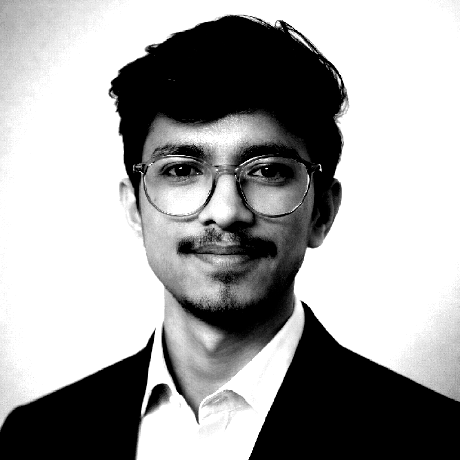
#> input picture source-prepped.png, 460 x 460 px, found by its file name
$ python make_ascii_svg.py
#> lines starting #> are read from the running program, lines starting #| are printed output that depends on the picture
import os
import sys
import html
from PIL import Image

RAMP = " .`:-=+*cs#%@"  # Bright (index 0 = space) -> Dark (dense glyphs)

def image_to_ascii_grid(image_path="source-prepped.png", cols=100, aspect_ratio=0.5):
#> called with image_path = 'source-prepped.png', cols = 96, aspect_ratio = 0.48
    if not os.path.exists(image_path):
        if os.path.exists("source-photo.jpg"):
            image_path = "source-photo.jpg"
        else:
            raise FileNotFoundError(f"Neither 'source-prepped.png' nor 'source-photo.jpg' was found.")

    img = Image.open(image_path).convert("L")
#> img is the input picture: PIL image 460x460 L; min 0, max 255, mean 162.2
    img_w, img_h = img.size
#> img_w = 460; img_h = 460
    rows = int((img_h / img_w) * cols * aspect_ratio)
#> rows = 46

    img_resized = img.resize((cols, rows), Image.Resampling.LANCZOS)
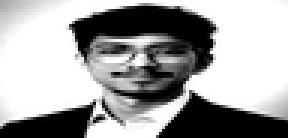
#> img_resized: PIL image 96x46 L (shown 3 times larger); min 0, max 255, mean 162.2

    grid = []
    ramp_len = len(RAMP)

    for r in range(rows):
        row_chars = []
        for c in range(cols):
            val = img_resized.getpixel((c, r))
            idx = int((255 - val) / 255.0 * (ramp_len - 1))
            idx = max(0, min(ramp_len - 1, idx))
            char = RAMP[idx]
            row_chars.append(char)
        grid.append("".join(row_chars))
#> after the loop, grid = 46 items

    return grid

def generate_ascii_svg(grid, output_svg="avi-ascii.svg"):
    cols = len(grid[0])
    rows = len(grid)

    # SVG canvas sizing
    font_size = 7
    char_width = 3.6
    line_height = 8.5

    padding_x = 12
    padding_y = 35

    svg_width = 370
    svg_height = 490

    # Typing animation durations
    total_duration = 3.5  # seconds for entire portrait print
    row_duration = total_duration / rows

    svg_lines = []
    svg_lines.append(f'<svg xmlns="http://www.w3.org/2000/svg" viewBox="0 0 {svg_width} {svg_height}" width="{svg_width}" height="{svg_height}">')

    # CSS Styles & SMIL Clip definitions
    svg_lines.append('<defs>')
    svg_lines.append('  <style>')
    svg_lines.append('    .bg { fill: #0d1117; rx: 8px; ry: 8px; stroke: #30363d; stroke-width: 1px; }')
    svg_lines.append('    .ascii-text { font-family: ui-monospace, SFMono-Regular, "SF Mono", Menlo, Consolas, "Liberation Mono", monospace; font-size: 7px; fill: #8b949e; xml-space: preserve; }')
    svg_lines.append('    .header-dot { rx: 50%; ry: 50%; }')
    svg_lines.append('    .title-text { font-family: ui-monospace, SFMono-Regular, "SF Mono", Menlo, Consolas, monospace; font-size: 11px; fill: #8b949e; font-weight: 600; }')
    svg_lines.append('    .cursor { fill: #58a6ff; }')
    svg_lines.append('  </style>')

    # Clip paths for row-by-row typing
    for r in range(rows):
        clip_id = f"clip-row-{r}"
        svg_lines.append(f'  <clipPath id="{clip_id}">')
        svg_lines.append(f'    <rect x="0" y="0" width="0" height="{svg_height}">')
        begin_time = r * row_duration
        dur = max(0.04, row_duration * 0.9)
        svg_lines.append(f'      <animate attributeName="width" from="0" to="{svg_width}" begin="{begin_time:.3f}s" dur="{dur:.3f}s" fill="freeze" />')
        svg_lines.append('    </rect>')
        svg_lines.append('  </clipPath>')
    svg_lines.append('</defs>')

    # Background card
    svg_lines.append(f'<rect class="bg" width="{svg_width}" height="{svg_height}" />')

    # Terminal Header Bar
    svg_lines.append('<circle class="header-dot" cx="20" cy="18" r="5" fill="#ff5f56" />')
    svg_lines.append('<circle class="header-dot" cx="35" cy="18" r="5" fill="#ffbd2e" />')
    svg_lines.append('<circle class="header-dot" cx="50" cy="18" r="5" fill="#27c93f" />')
    svg_lines.append(f'<text class="title-text" x="{svg_width // 2}" y="22" text-anchor="middle">portrait.ascii</text>')
    svg_lines.append('<line x1="0" y1="32" x2="370" y2="32" stroke="#21262d" stroke-width="1" />')

    # Render ASCII rows
    start_y = padding_y + 12

    for r, line_text in enumerate(grid):
        y_pos = start_y + (r * line_height)
        escaped_text = html.escape(line_text).replace(' ', '&#160;')
        clip_id = f"clip-row-{r}"

        # Row group with clip wipe
        svg_lines.append(f'<g clip-path="url(#{clip_id})">')
        svg_lines.append(f'  <text class="ascii-text" x="{padding_x}" y="{y_pos:.1f}" xml:space="preserve">{escaped_text}</text>')
        svg_lines.append('</g>')

    svg_lines.append('</svg>')

    with open(output_svg, "w", encoding="utf-8") as f:
        f.write("\n".join(svg_lines))

    print(f"Generated ASCII SVG '{output_svg}' with {rows} rows x {cols} cols.")

if __name__ == "__main__":
    img_file = sys.argv[1] if len(sys.argv) > 1 else "source-prepped.png"
    out_file = sys.argv[2] if len(sys.argv) > 2 else "avi-ascii.svg"
    grid = image_to_ascii_grid(img_file, cols=96, aspect_ratio=0.48)
#> grid = 46 items
    generate_ascii_svg(grid, out_file)
#> in generate_ascii_svg, `cols = len(grid[0])`: cols = 96
#> in generate_ascii_svg, `rows = len(grid)`: rows = 46
#> in generate_ascii_svg, `row_duration = total_duration / rows`: row_duration = 0.0761
#> the loop in generate_ascii_svg, `for r in range(rows):` made 46 passes
#> begin_time on passes 1 to 12: 0, 0.0761, 0.152, 0.228, 0.304, 0.38, 0.457, 0.533, 0.609, 0.685, 0.761, 0.837
#> after the loop in generate_ascii_svg, `for r in range(rows):`: svg_lines = 239 items
#> the loop in generate_ascii_svg, `for r, line_text in enumerate(grid):` made 46 passes
#> (y_pos, clip_id) on passes 1 to 12: (47, 'clip-row-0'), (55.5, 'clip-row-1'), (64, 'clip-row-2'), (72.5, 'clip-row-3'), (81, 'clip-row-4'), (89.5, 'clip-row-5'), (98, 'clip-row-6'), (106.5, 'clip-row-7'), (115, 'clip-row-8'), (123.5, 'clip-row-9'), (132, 'clip-row-10'), (140.5, 'clip-row-11')
#> after the loop in generate_ascii_svg, `for r, line_text in enumerate(grid):`: svg_lines = 384 items
#| Generated ASCII SVG 'avi-ascii.svg' with 46 rows x 96 cols.
